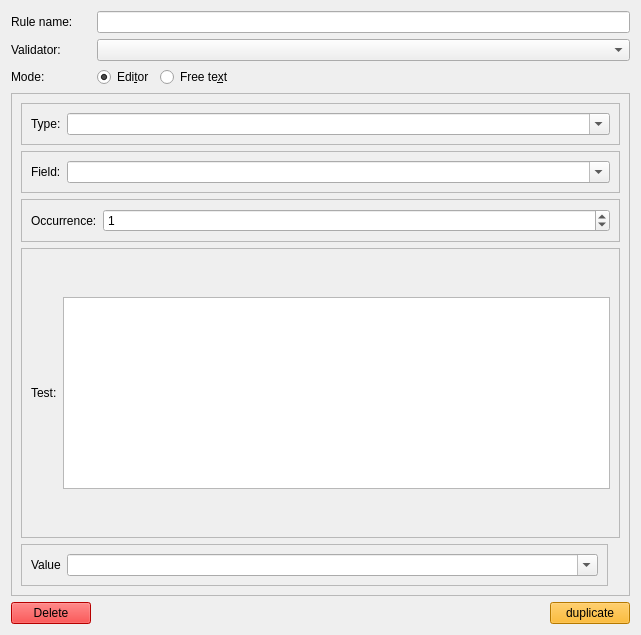
<?xml version="1.0" encoding="UTF-8"?>
<ui version="4.0">
 <class>XsltRuleEdit</class>
 <widget class="QFrame" name="XsltRuleEdit">
  <property name="geometry">
   <rect>
    <x>0</x>
    <y>0</y>
    <width>641</width>
    <height>635</height>
   </rect>
  </property>
  <property name="sizePolicy">
   <sizepolicy hsizetype="Expanding" vsizetype="Expanding">
    <horstretch>0</horstretch>
    <verstretch>0</verstretch>
   </sizepolicy>
  </property>
  <layout class="QGridLayout" name="gridLayout">
   <item row="3" column="0">
    <widget class="QLabel" name="label_7">
     <property name="text">
      <string>Mode:</string>
     </property>
    </widget>
   </item>
   <item row="3" column="2">
    <widget class="QRadioButton" name="freeTextSelector">
     <property name="text">
      <string>Free te&amp;xt</string>
     </property>
    </widget>
   </item>
   <item row="3" column="1">
    <widget class="QRadioButton" name="editorSelector">
     <property name="text">
      <string>Edi&amp;tor</string>
     </property>
     <property name="checked">
      <bool>true</bool>
     </property>
    </widget>
   </item>
   <item row="5" column="0">
    <widget class="QPushButton" name="deleteRule">
     <property name="maximumSize">
      <size>
       <width>100</width>
       <height>16777215</height>
      </size>
     </property>
     <property name="focusPolicy">
      <enum>Qt::NoFocus</enum>
     </property>
     <property name="styleSheet">
      <string notr="true">background-color: rgb(255, 0, 0);
selection-background-color: rgb(255, 0, 0);
</string>
     </property>
     <property name="text">
      <string>Delete</string>
     </property>
    </widget>
   </item>
   <item row="5" column="4">
    <widget class="QPushButton" name="duplicateRule">
     <property name="styleSheet">
      <string notr="true">background-color: rgb(255, 170, 0);
selection-background-color: rgb(255, 170, 0);
</string>
     </property>
     <property name="text">
      <string>duplicate</string>
     </property>
    </widget>
   </item>
   <item row="0" column="0">
    <widget class="QLabel" name="label">
     <property name="text">
      <string>Rule name:</string>
     </property>
    </widget>
   </item>
   <item row="5" column="3">
    <spacer name="horizontalSpacer">
     <property name="orientation">
      <enum>Qt::Horizontal</enum>
     </property>
     <property name="sizeHint" stdset="0">
      <size>
       <width>40</width>
       <height>20</height>
      </size>
     </property>
    </spacer>
   </item>
   <item row="4" column="0" colspan="5">
    <widget class="QFrame" name="modeFrame">
     <property name="sizePolicy">
      <sizepolicy hsizetype="Preferred" vsizetype="Preferred">
       <horstretch>0</horstretch>
       <verstretch>0</verstretch>
      </sizepolicy>
     </property>
     <property name="frameShape">
      <enum>QFrame::StyledPanel</enum>
     </property>
     <property name="frameShadow">
      <enum>QFrame::Plain</enum>
     </property>
     <layout class="QGridLayout" name="mainFrameLayout">
      <property name="sizeConstraint">
       <enum>QLayout::SetDefaultConstraint</enum>
      </property>
      <item row="0" column="0" colspan="3">
       <widget class="QFrame" name="frameType">
        <property name="sizePolicy">
         <sizepolicy hsizetype="Minimum" vsizetype="Fixed">
          <horstretch>0</horstretch>
          <verstretch>0</verstretch>
         </sizepolicy>
        </property>
        <property name="frameShape">
         <enum>QFrame::StyledPanel</enum>
        </property>
        <property name="frameShadow">
         <enum>QFrame::Raised</enum>
        </property>
        <layout class="QHBoxLayout" name="horizontalLayout">
         <property name="sizeConstraint">
          <enum>QLayout::SetNoConstraint</enum>
         </property>
         <item>
          <widget class="QLabel" name="typeLabel">
           <property name="text">
            <string>Type:</string>
           </property>
          </widget>
         </item>
         <item>
          <widget class="QComboBox" name="type">
           <property name="sizePolicy">
            <sizepolicy hsizetype="Expanding" vsizetype="Fixed">
             <horstretch>0</horstretch>
             <verstretch>0</verstretch>
            </sizepolicy>
           </property>
           <property name="editable">
            <bool>true</bool>
           </property>
          </widget>
         </item>
        </layout>
       </widget>
      </item>
      <item row="2" column="0" colspan="3">
       <widget class="QFrame" name="frameOccurrence">
        <property name="sizePolicy">
         <sizepolicy hsizetype="Minimum" vsizetype="Fixed">
          <horstretch>0</horstretch>
          <verstretch>0</verstretch>
         </sizepolicy>
        </property>
        <property name="frameShape">
         <enum>QFrame::StyledPanel</enum>
        </property>
        <property name="frameShadow">
         <enum>QFrame::Raised</enum>
        </property>
        <layout class="QHBoxLayout" name="horizontalLayout_3">
         <item>
          <widget class="QLabel" name="occurrenceLabel">
           <property name="text">
            <string>Occurrence:</string>
           </property>
          </widget>
         </item>
         <item>
          <widget class="QSpinBox" name="occurrence">
           <property name="sizePolicy">
            <sizepolicy hsizetype="Expanding" vsizetype="Fixed">
             <horstretch>0</horstretch>
             <verstretch>0</verstretch>
            </sizepolicy>
           </property>
           <property name="minimum">
            <number>-1</number>
           </property>
           <property name="maximum">
            <number>16777215</number>
           </property>
           <property name="value">
            <number>1</number>
           </property>
          </widget>
         </item>
        </layout>
       </widget>
      </item>
      <item row="1" column="0" colspan="3">
       <widget class="QFrame" name="frameField">
        <property name="sizePolicy">
         <sizepolicy hsizetype="Minimum" vsizetype="Fixed">
          <horstretch>0</horstretch>
          <verstretch>0</verstretch>
         </sizepolicy>
        </property>
        <property name="frameShape">
         <enum>QFrame::StyledPanel</enum>
        </property>
        <property name="frameShadow">
         <enum>QFrame::Raised</enum>
        </property>
        <layout class="QHBoxLayout" name="horizontalLayout_2">
         <item>
          <widget class="QLabel" name="fieldLabel">
           <property name="text">
            <string>Field:</string>
           </property>
          </widget>
         </item>
         <item>
          <widget class="QComboBox" name="field">
           <property name="sizePolicy">
            <sizepolicy hsizetype="Expanding" vsizetype="Fixed">
             <horstretch>0</horstretch>
             <verstretch>0</verstretch>
            </sizepolicy>
           </property>
           <property name="editable">
            <bool>true</bool>
           </property>
          </widget>
         </item>
        </layout>
       </widget>
      </item>
      <item row="4" column="0" colspan="3">
       <widget class="QFrame" name="frameTest">
        <property name="sizePolicy">
         <sizepolicy hsizetype="Minimum" vsizetype="Minimum">
          <horstretch>0</horstretch>
          <verstretch>0</verstretch>
         </sizepolicy>
        </property>
        <property name="frameShape">
         <enum>QFrame::StyledPanel</enum>
        </property>
        <property name="frameShadow">
         <enum>QFrame::Raised</enum>
        </property>
        <layout class="QHBoxLayout" name="horizontalLayout_5">
         <item>
          <widget class="QLabel" name="testLabel">
           <property name="text">
            <string>Test:</string>
           </property>
          </widget>
         </item>
         <item>
          <widget class="QTextEdit" name="test">
           <property name="sizePolicy">
            <sizepolicy hsizetype="Expanding" vsizetype="Fixed">
             <horstretch>0</horstretch>
             <verstretch>0</verstretch>
            </sizepolicy>
           </property>
          </widget>
         </item>
        </layout>
       </widget>
      </item>
      <item row="5" column="0">
       <widget class="QFrame" name="frameValue">
        <property name="sizePolicy">
         <sizepolicy hsizetype="Minimum" vsizetype="Fixed">
          <horstretch>0</horstretch>
          <verstretch>0</verstretch>
         </sizepolicy>
        </property>
        <property name="frameShape">
         <enum>QFrame::StyledPanel</enum>
        </property>
        <property name="frameShadow">
         <enum>QFrame::Raised</enum>
        </property>
        <layout class="QHBoxLayout" name="horizontalLayout_4">
         <item>
          <widget class="QLabel" name="valueLabel">
           <property name="text">
            <string>Value</string>
           </property>
          </widget>
         </item>
         <item>
          <widget class="QComboBox" name="value">
           <property name="sizePolicy">
            <sizepolicy hsizetype="Expanding" vsizetype="Fixed">
             <horstretch>0</horstretch>
             <verstretch>0</verstretch>
            </sizepolicy>
           </property>
           <property name="editable">
            <bool>true</bool>
           </property>
          </widget>
         </item>
        </layout>
       </widget>
      </item>
     </layout>
    </widget>
   </item>
   <item row="0" column="1" colspan="4">
    <widget class="QLineEdit" name="name"/>
   </item>
   <item row="1" column="0">
    <widget class="QLabel" name="label_5">
     <property name="text">
      <string>Validator:</string>
     </property>
    </widget>
   </item>
   <item row="1" column="1" colspan="4">
    <widget class="QComboBox" name="ope"/>
   </item>
  </layout>
 </widget>
 <resources/>
 <connections/>
</ui>
